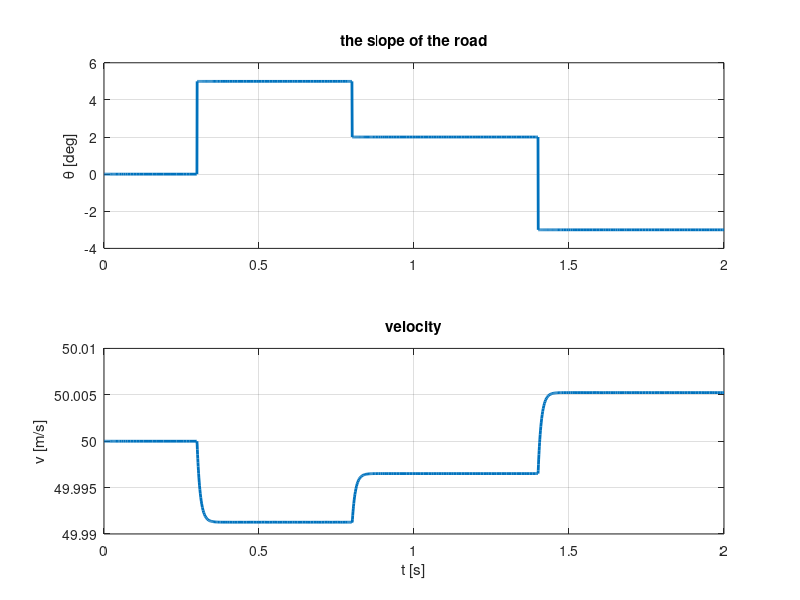

Source code (MATLAB):
% --- Parameters ---
m = 1000;        % kg
c = 850;         % N·s/m
g = 9.81;        % m/s^2
v_d = 50;        % m/s

% --- Piecewise slope (degrees) ---
theta_deg = @(t) ...
    (t < 0.3) * 0 + ...
    (t >= 0.3 & t < 0.8) * 5 + ...
    (t >= 0.8 & t < 1.4) * 2 + ...
    (t >= 1.4 & t < 1.8) * (-3) + ...
    (t >= 1.8) * (-3);

theta_rad = @(t) deg2rad(theta_deg(t));

% --- Error dynamics: e' = (k - c/m)e - g*theta ---
k = c/m - 10*g;    % feedback gain (example)
edot = @(t,e) (k - (c/m)) * e - g * theta_rad(t);

% --- Integrate ODE ---
tspan = [0 2];
e0 = 0;
[t, e] = ode45(edot, tspan, e0);

% --- Compute outputs ---
v = v_d + e;
theta_vals_deg = arrayfun(theta_deg, t);

% --- Plot results ---
figure('Position',[200 200 700 450]);

subplot(2,1,1)
plot(t, theta_vals_deg, 'LineWidth', 2)
ylabel('\theta [deg]')
title('the slope of the road')
grid on
xlim([0 2])

subplot(2,1,2)
plot(t, v, 'LineWidth', 2)
xlabel('t [s]')
ylabel('v [m/s]')
title('velocity')
grid on
xlim([0 2])
